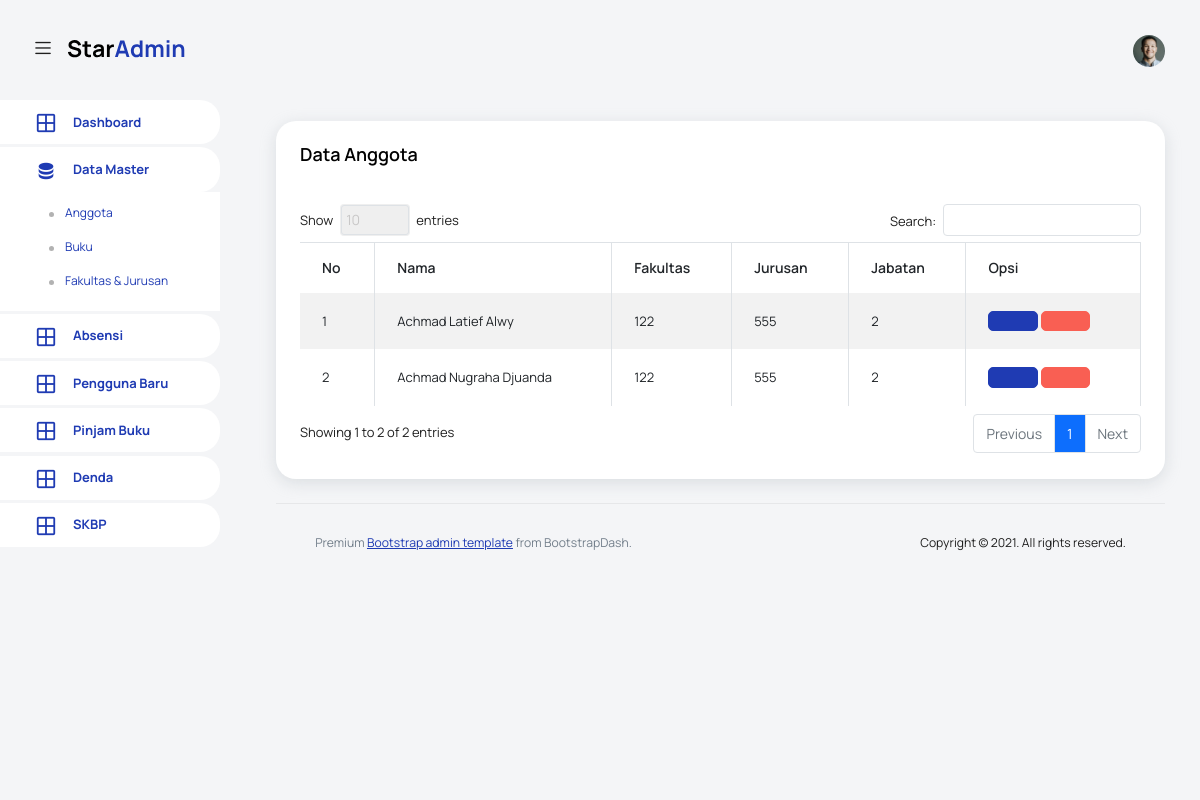
/pages/anggota/index.php, run on an earlier commit of the app's database.
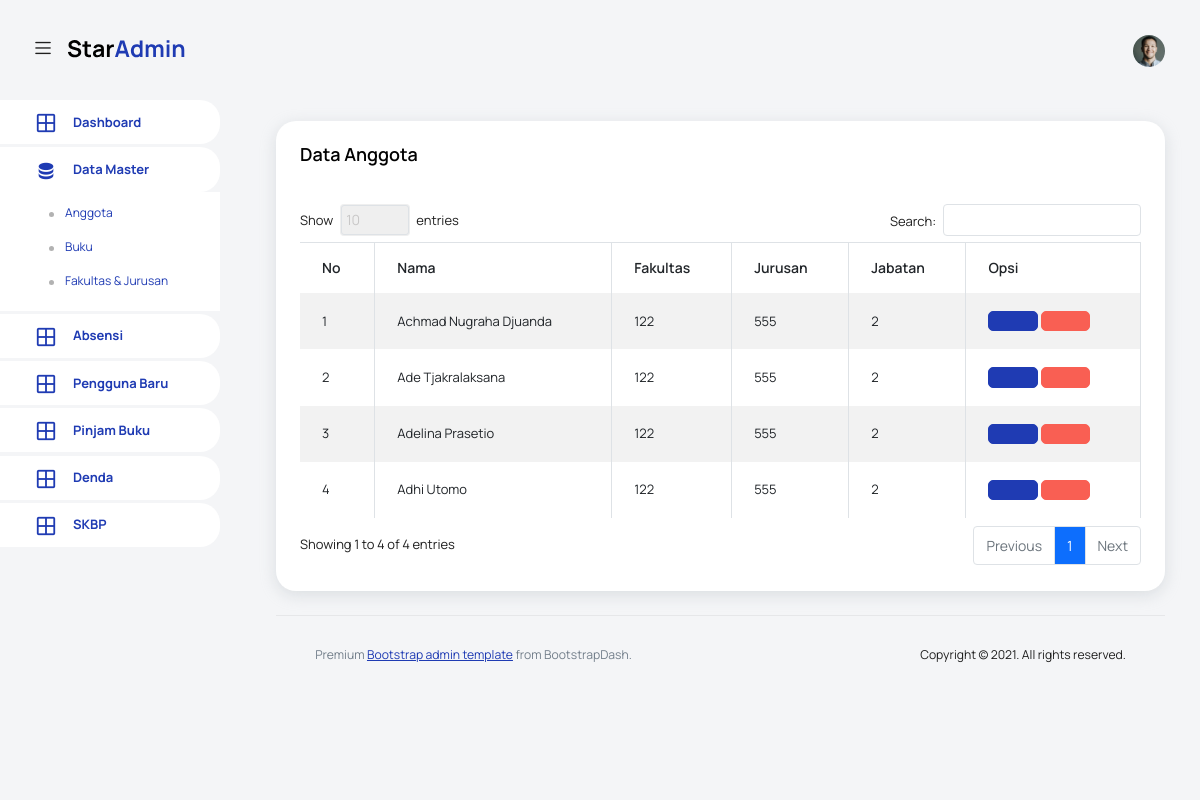
And on a later commit of the database.
### tables this page shows
CREATE TABLE `anggota` (
  `id` int(11) NOT NULL,
  `req_perpus` varchar(40) NOT NULL,
  `nama` varchar(40) NOT NULL,
  `STB` varchar(25) NOT NULL,
  `fklts` varchar(25) DEFAULT NULL,
  `jrsn` varchar(25) DEFAULT NULL,
  `almt` varchar(255) NOT NULL,
  `email` varchar(255) NOT NULL,
  `username` varchar(50) NOT NULL,
  `password` varchar(40) NOT NULL,
  `level` varchar(4) NOT NULL,
  `status` int(11) NOT NULL,
  `img` varchar(40) DEFAULT NULL,
  `created` timestamp NOT NULL DEFAULT current_timestamp() ON UPDATE current_timestamp()
);

### config/function-anggota.php (the view, shortened to what this page needs)
<?php
function list_anggota(){
    include 'koneksi.php';
    $sql = "SELECT * FROM `anggota` WHERE `status` = 1 ORDER BY `anggota`.`status` ASC;";
    $result = $conn->query($sql);
    $i = 0;
    while ($row = $result->fetch_assoc()) {
        $i++;
        echo "<tr>
                    <td>" . $i . "</td>
            <td> " . $row['nama'] . "</td>
            <td>" . $row['fklts'] . "</td>
            <td>" . $row['jrsn'] . "</td>
            <td> " . $row['level'] . "</td>
            <td>
                <button type='button' class='btn btn-primary btn-icon-text' data-toggle='modal' data-target='#modalAnggota" . $row["id"] . "'><i class='ti-pencil'></i></button>
                <div class='modal fade' id='modalAnggota".$row['id']."' tabindex='-1' role='dialog' aria-labelledby='modalAnggotaLabel' aria-hidden='true'>
                                            <td>" . $row["req_perpus"] . "</td>
                                            <td>" . $row["email"] . "</td>
                                            <td>" . $row["nama"] . "</td>
                                            <td>" . $row["STB"] . "</td>
                                            <td>" . $row["fklts"] . " \ " . $row["jrsn"] . "</td>
                                            <td>" . $row["almt"] . "</td>
                </div>
                <a href='index.php?hapus=".$row['id']."' type='submit' class='btn btn btn-danger btn-icon-text hapus_anggota'><i class='ti-trash'></i></a>
            </td>
        </tr>";
    }
}
?>

### pages/anggota/index.php (shortened to what this page needs)
<?php
include '../../template/header.php';
include '../../template/sidebar.php';
include '../../config/function-anggota.php';
?>
<div class="main-panel">
  <div class="content-wrapper">
    <div class="row">
      <div class="col-sm-12 grid-margin stretch-card">
        <div class="card">
          <div class="card-body">
            <h4 class="card-title">Data Anggota</h4>
            <br>
            <div class="table-responsive">
              <table class="table table-striped table-bordered" id="example">
                <thead>
                  <tr>
                    <th>No</th>
                    <th>Nama</th>
                    <th>Fakultas</th>
                    <th>Jurusan</th>
                    <th>Jabatan</th>
                    <th>Opsi</th>
                  </tr>
                </thead>
                <tbody>
                  <?php list_anggota(); ?>
                </tbody>
              </table>
            </div>
          </div>
        </div>
      </div>
    </div>
<?php
include '../../template/footer.php';
?>

What changed in the data, as far as the page shows it:
removed anggota: nama "Achmad Latief Alwy", fklts "122", jrsn "555", level "2"
now on this page (row edited): anggota: nama "Ade Tjakralaksana", fklts "122", jrsn "555", level "2"
now on this page (row edited): anggota: nama "Adelina Prasetio", fklts "122", jrsn "555", level "2"
now on this page (row edited): anggota: nama "Adhi Utomo", fklts "122", jrsn "555", level "2"
Also different on the page:
text written by a page script: "Show entries Search: Showing 1 to 2 of 2 entries Previous 1 Next" → "Show entries Search: Showing 1 to 4 of 4 entries Previous 1 Next"
